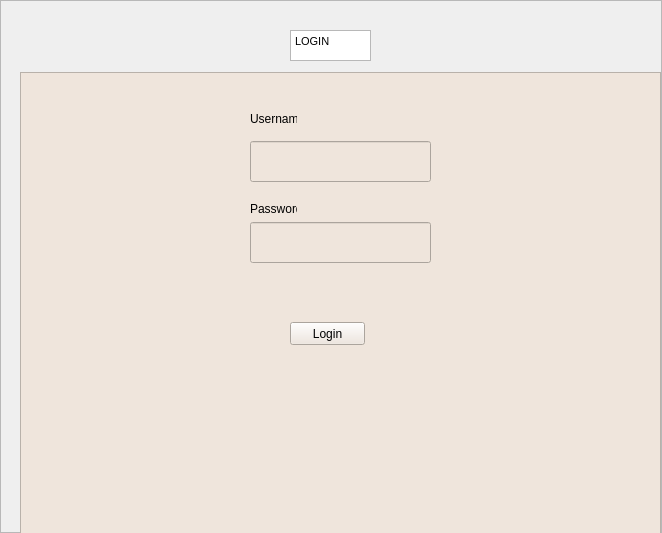
<?xml version="1.0" encoding="UTF-8"?>
<ui version="4.0">
 <class>MainWindow</class>
 <widget class="QMainWindow" name="MainWindow">
  <property name="geometry">
   <rect>
    <x>0</x>
    <y>0</y>
    <width>662</width>
    <height>533</height>
   </rect>
  </property>
  <property name="windowTitle">
   <string>GG Auto Clicker</string>
  </property>
  <property name="styleSheet">
   <string notr="true"/>
  </property>
  <widget class="QWidget" name="central_widget">
   <layout class="QVBoxLayout" name="verticalLayout">
    <property name="spacing">
     <number>0</number>
    </property>
    <property name="leftMargin">
     <number>0</number>
    </property>
    <property name="topMargin">
     <number>0</number>
    </property>
    <property name="rightMargin">
     <number>0</number>
    </property>
    <property name="bottomMargin">
     <number>0</number>
    </property>
    <item>
     <widget class="QFrame" name="central_widget_2">
      <property name="toolTip">
       <string/>
      </property>
      <property name="styleSheet">
       <string notr="true">QToolTip {
background-color: #e0e0e0;
border: none; }</string>
      </property>
      <property name="frameShape">
       <enum>QFrame::StyledPanel</enum>
      </property>
      <property name="frameShadow">
       <enum>QFrame::Raised</enum>
      </property>
      <widget class="QFrame" name="main_frame">
       <property name="geometry">
        <rect>
         <x>20</x>
         <y>72</y>
         <width>641</width>
         <height>462</height>
        </rect>
       </property>
       <property name="sizePolicy">
        <sizepolicy hsizetype="Preferred" vsizetype="Expanding">
         <horstretch>0</horstretch>
         <verstretch>0</verstretch>
        </sizepolicy>
       </property>
       <property name="styleSheet">
        <string notr="true">background-color: rgb(239, 229, 220);</string>
       </property>
       <property name="frameShape">
        <enum>QFrame::StyledPanel</enum>
       </property>
       <property name="frameShadow">
        <enum>QFrame::Raised</enum>
       </property>
       <widget class="QPushButton" name="login_Button">
        <property name="geometry">
         <rect>
          <x>270</x>
          <y>250</y>
          <width>75</width>
          <height>23</height>
         </rect>
        </property>
        <property name="text">
         <string>Login</string>
        </property>
       </widget>
       <widget class="QLineEdit" name="username_login">
        <property name="geometry">
         <rect>
          <x>230</x>
          <y>69</y>
          <width>181</width>
          <height>41</height>
         </rect>
        </property>
       </widget>
       <widget class="QLineEdit" name="password_login">
        <property name="geometry">
         <rect>
          <x>230</x>
          <y>150</y>
          <width>181</width>
          <height>41</height>
         </rect>
        </property>
       </widget>
       <widget class="QLabel" name="label">
        <property name="geometry">
         <rect>
          <x>230</x>
          <y>40</y>
          <width>47</width>
          <height>13</height>
         </rect>
        </property>
        <property name="text">
         <string>Username</string>
        </property>
       </widget>
       <widget class="QLabel" name="label_2">
        <property name="geometry">
         <rect>
          <x>230</x>
          <y>130</y>
          <width>47</width>
          <height>13</height>
         </rect>
        </property>
        <property name="text">
         <string>Password</string>
        </property>
       </widget>
       <widget class="QLabel" name="message">
        <property name="geometry">
         <rect>
          <x>230</x>
          <y>210</y>
          <width>181</width>
          <height>16</height>
         </rect>
        </property>
        <property name="styleSheet">
         <string notr="true">color: rgb(170, 0, 0)</string>
        </property>
        <property name="text">
         <string/>
        </property>
       </widget>
      </widget>
      <widget class="QTextBrowser" name="textBrowser">
       <property name="geometry">
        <rect>
         <x>290</x>
         <y>30</y>
         <width>81</width>
         <height>31</height>
        </rect>
       </property>
       <property name="html">
        <string>&lt;!DOCTYPE HTML PUBLIC &quot;-//W3C//DTD HTML 4.0//EN&quot; &quot;http://www.w3.org/TR/REC-html40/strict.dtd&quot;&gt;
&lt;html&gt;&lt;head&gt;&lt;meta name=&quot;qrichtext&quot; content=&quot;1&quot; /&gt;&lt;style type=&quot;text/css&quot;&gt;
p, li { white-space: pre-wrap; }
&lt;/style&gt;&lt;/head&gt;&lt;body style=&quot; font-family:'MS Shell Dlg 2'; font-size:8.25pt; font-weight:400; font-style:normal;&quot;&gt;
&lt;p style=&quot; margin-top:0px; margin-bottom:0px; margin-left:0px; margin-right:0px; -qt-block-indent:0; text-indent:0px;&quot;&gt;LOGIN&lt;/p&gt;&lt;/body&gt;&lt;/html&gt;</string>
       </property>
      </widget>
     </widget>
    </item>
   </layout>
  </widget>
 </widget>
 <resources/>
 <connections/>
</ui>
